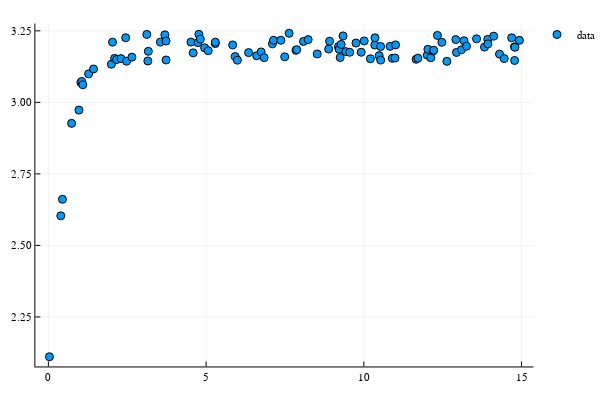

Notebook code cell kept with this figure:
### Markdown cell above
### Underlying (Unkown) Dynamics

### Code cell
# initial condition 
u0 = Float32[2.0f0] 

# time horizon, number of samples, and uniformly distributed points 
tspan = (0.0f0,15f0)
datasize = 100
t = sort(tspan[1] .+ rand(Float32, datasize)*(tspan[2]-tspan[1]))

# noise and noise_lvl
noise_lvl = 0.1
ξ = rand(Float32, datasize)

# true du/dt
f(u,p,t) = 2*sin.(u)

# solution of the true ODE at time-points t and initial condition u0 with additional noise
# (we could also use the exact solution u(t)=2cot^{-1}(2^{-2t}cot(1)) but we want to explore DifferentialEquations.jl)
noisy_u(u0, t, ξ) = Array(solve(ODEProblem(f, u0, tspan), Tsit5(), saveat=t)) .+ noise_lvl.* ξ'
u = noisy_u(u0, t, ξ)

# plot helper function
function plotsol(u, û = nothing)
  p = scatter(t, vec(u), label="data")
  if û != nothing
    scatter!(t, vec(û), label="prediction") 
  end
  return p
end   

# plot solution
plotsol(u)

### Figure 1 — Plotly figure (JSON) as saved in the notebook; plotly's stock layout.template omitted (floating-point values rounded to 4 significant figures)
{"data": [{"colorbar": {"title": ""}, "legendgroup": "data", "marker": {"color": "rgba(0, 154, 250, 1.000)", "line": {"color": "rgba(0, 0, 0, 1.000)", "width": 1}, "size": 8, "symbol": "circle"}, "mode": "markers", "name": "data", "showlegend": true, "type": "scatter", "x": [0.03421, 0.3947, 0.4464, 0.7373, 0.9686, 1.032, 1.058, 1.093, 1.275, 1.432, 1.997, 2.034, 2.1, 2.164, 2.303, 2.451, 2.48, 2.648, 3.121, 3.154, 3.169, 3.55, 3.692, 3.731, 3.732, 4.521, 4.591, 4.743, 4.772, 4.818, 4.953, 5.068, 5.292, 5.294, 5.842, 5.921, 5.992, 6.347, 6.604, 6.744, 6.84, 7.103, 7.139, 7.37, 7.492, 7.633, 7.85, 7.874, 8.087, 8.236, 8.522, 8.886, 8.915, 9.195, 9.217, 9.25, 9.281, 9.342, 9.431, 9.552, 9.751, 9.917, 10.01, 10.21, 10.35, 10.35, 10.49, 10.53, 10.53, 10.83, 10.9, 10.99, 11.01, 11.66, 11.72, 12.01, 12.03, 12.12, 12.2, 12.22, 12.33, 12.47, 12.63, 12.92, 12.94, 13.1, 13.18, 13.26, 13.57, 13.83, 13.93, 13.93, 14.12, 14.3, 14.45, 14.69, 14.78, 14.78, 14.79, 14.93], "xaxis": "x1", "y": [2.111, 2.604, 2.661, 2.927, 2.973, 3.069, 3.073, 3.061, 3.1, 3.116, 3.133, 3.21, 3.154, 3.149, 3.153, 3.226, 3.144, 3.158, 3.237, 3.145, 3.178, 3.21, 3.236, 3.214, 3.148, 3.211, 3.173, 3.209, 3.238, 3.221, 3.191, 3.18, 3.205, 3.21, 3.201, 3.16, 3.147, 3.174, 3.163, 3.176, 3.156, 3.205, 3.217, 3.217, 3.159, 3.241, 3.182, 3.184, 3.213, 3.219, 3.169, 3.186, 3.214, 3.195, 3.185, 3.157, 3.202, 3.232, 3.177, 3.175, 3.207, 3.175, 3.215, 3.152, 3.2, 3.225, 3.163, 3.195, 3.148, 3.196, 3.154, 3.155, 3.201, 3.15, 3.155, 3.165, 3.185, 3.156, 3.18, 3.182, 3.234, 3.21, 3.143, 3.219, 3.174, 3.184, 3.215, 3.196, 3.222, 3.193, 3.22, 3.204, 3.231, 3.169, 3.153, 3.226, 3.194, 3.146, 3.192, 3.217], "yaxis": "y1", "zmax": null, "zmin": null}], "layout": {"annotations": [], "height": 400, "legend": {"bgcolor": "rgba(255, 255, 255, 1.000)", "bordercolor": "rgba(0, 0, 0, 1.000)", "font": {"color": "rgba(0, 0, 0, 1.000)", "family": "sans-serif", "size": 11}, "tracegroupgap": 0, "x": 1, "y": 1}, "margin": {"b": 20, "l": 0, "r": 0, "t": 20}, "paper_bgcolor": "rgba(255, 255, 255, 1.000)", "plot_bgcolor": "rgba(255, 255, 255, 1.000)", "showlegend": true, "width": 600, "xaxis": {"anchor": "y1", "domain": [0.06582, 0.9934], "gridcolor": "rgba(0, 0, 0, 0.100)", "gridwidth": 0.5, "linecolor": "rgba(0, 0, 0, 1.000)", "mirror": false, "range": [-0.4127, 15.38], "showgrid": true, "showline": true, "showticklabels": true, "tickangle": 0, "tickcolor": "rgb(0, 0, 0)", "tickfont": {"color": "rgba(0, 0, 0, 1.000)", "family": "sans-serif", "size": 11}, "tickmode": "array", "ticks": "inside", "ticktext": ["0", "5", "10", "15"], "tickvals": [0, 5, 10, 15], "title": "", "titlefont": {"color": "rgba(0, 0, 0, 1.000)", "family": "sans-serif", "size": 15}, "type": "-", "visible": true, "zeroline": false, "zerolinecolor": "rgba(0, 0, 0, 1.000)"}, "yaxis": {"anchor": "x1", "domain": [0.03762, 0.9902], "gridcolor": "rgba(0, 0, 0, 0.100)", "gridwidth": 0.5, "linecolor": "rgba(0, 0, 0, 1.000)", "mirror": false, "range": [2.077, 3.275], "showgrid": true, "showline": true, "showticklabels": true, "tickangle": 0, "tickcolor": "rgb(0, 0, 0)", "tickfont": {"color": "rgba(0, 0, 0, 1.000)", "family": "sans-serif", "size": 11}, "tickmode": "array", "ticks": "inside", "ticktext": ["2.25", "2.50", "2.75", "3.00", "3.25"], "tickvals": [2.25, 2.5, 2.75, 3, 3.25], "title": "", "titlefont": {"color": "rgba(0, 0, 0, 1.000)", "family": "sans-serif", "size": 15}, "type": "-", "visible": true, "zeroline": false, "zerolinecolor": "rgba(0, 0, 0, 1.000)"}}}
